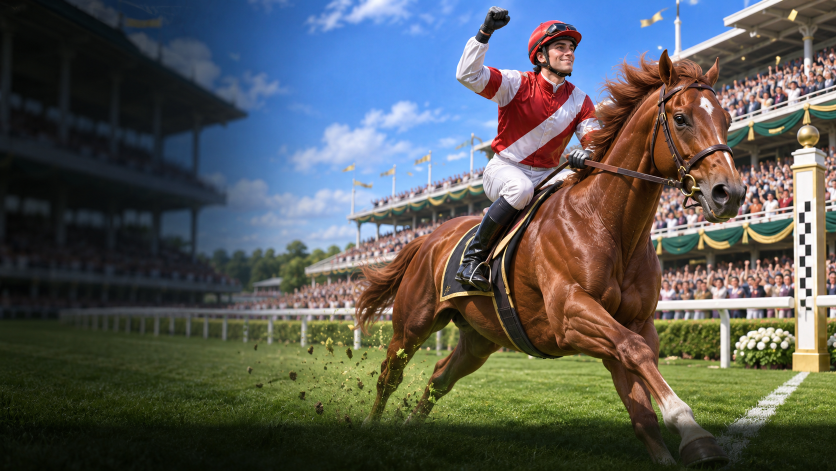
#> input picture unity/Assets/Resources/Art/race-result.png, 1672 x 941 px (shown at 1/2 size)
$ python prepare-presentation.py
#> lines starting #> are read from the running program, lines starting #| are printed output that depends on the picture
"""Prepare versioned presentation assets and subset system Noto fonts (fonttools + brotli)."""
from pathlib import Path
import shutil
from PIL import Image
from fontTools import subset
from fontTools.ttLib import TTFont
ROOT=Path(__file__).resolve().parents[2]
front=ROOT/'frontend';public=front/'public'
(public/'art').mkdir(exist_ok=True);(public/'fonts').mkdir(exist_ok=True)
art=ROOT/'unity/Assets/Resources/Art'
for filename in ['title-screen.png','race-result.png','scout-reveal.png']:
 shutil.copyfile(art/filename,public/'art'/filename)
for folder,filenames in [('Courses',['spring-course.png'])]:
 for filename in filenames:shutil.copyfile(art/folder/filename,public/'art'/filename)
# Transcode without changing composition; keep browser transfers small.
for src in (public/'art').glob('*.png'):
 im=Image.open(src);im.thumbnail((1600,1100),Image.Resampling.LANCZOS);im.save(src.with_suffix('.webp'),'WEBP',quality=88,method=6);src.unlink()
#> further down, im is the input picture: PIL image 1672x941 RGB; mean R, G, B 87.1, 89.7, 87.5
#> after `im.thumbnail((1600, 1100), Image.Resampling.LANCZOS)`:
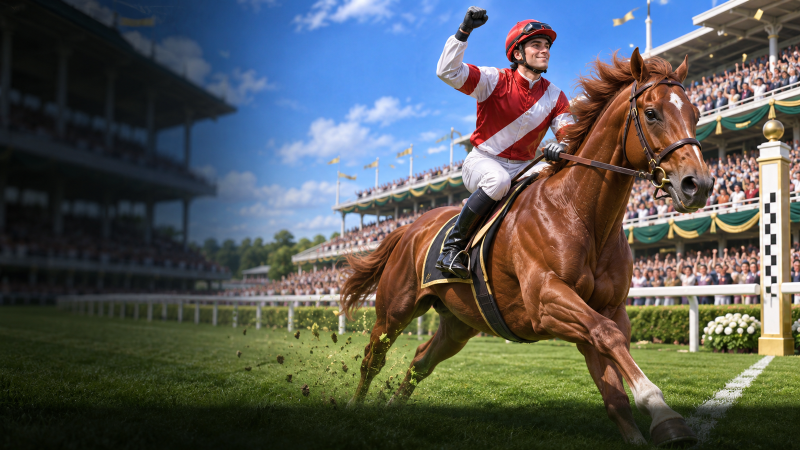
#> im: PIL image 1600x900 RGB (shown at 1/2 size); mean R, G, B 87.1, 89.7, 87.5
#> pass 3 of the loop `for src in (public/'art').glob('*.png'):`:
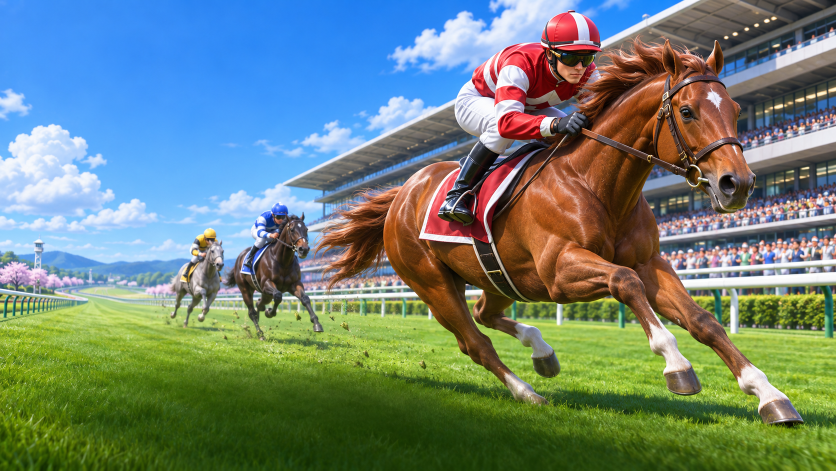
#> input picture unity/Assets/Resources/Art/title-screen.png, 1672 x 941 px (shown at 1/2 size)
#> im is the input picture: PIL image 1672x941 RGB; mean R, G, B 111.3, 130.3, 119.5
#> `im.thumbnail((1600, 1100), Image.Resampling.LANCZOS)`:
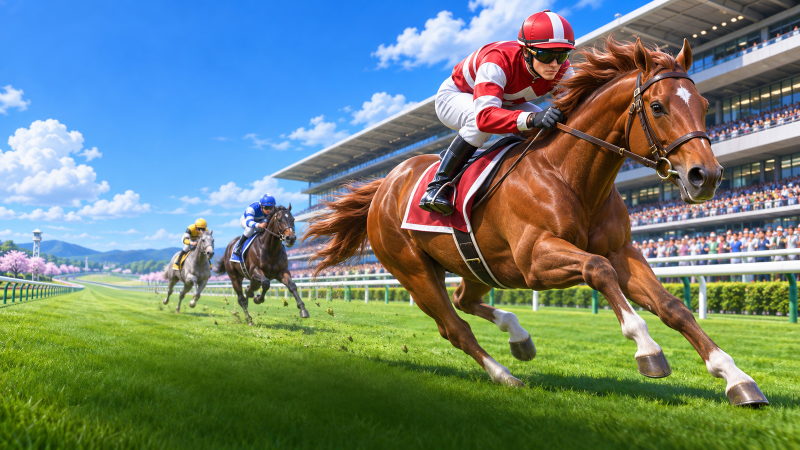
#> im: PIL image 1600x900 RGB (shown at 1/2 size); mean R, G, B 111.3, 130.3, 119.5
text=''.join(p.read_text() for p in list((front/'src').glob('*.js'))+list((front/'src').glob('*.ts')))
for extra in [front/'scripts/creative-catalog.html',front/'scripts/build-creative.py',front/'design/creative/GUIDE.md']:
 if extra.exists():text+=extra.read_text()
unicodes=set(range(0x20,0x100))|set(range(0x3000,0x3100))|{ord(c) for c in text}
for source,name in [('NotoSansCJK-Regular.ttc','club-sans'),('NotoSansCJK-Bold.ttc','club-sans-bold'),('NotoSerifCJK-Regular.ttc','club-serif')]:
 font=TTFont('/usr/share/fonts/opentype/noto/'+source,fontNumber=0)
 options=subset.Options();options.flavor='woff2';sub=subset.Subsetter(options);sub.populate(unicodes=unicodes);sub.subset(font)
 family='Club Serif' if name=='club-serif' else 'Club Sans';style='Bold' if name.endswith('bold') else 'Regular'
 for name_id,value in [(1,family),(2,style),(4,family+' '+style),(6,family.replace(' ','')+'-'+style),(16,family),(17,style)]:
  for record in list(font['name'].names):
   if record.nameID==name_id:font['name'].setName(value,name_id,record.platformID,record.platEncID,record.langID)
#> (the run stopped early here; a loop or call above may not have finished)
